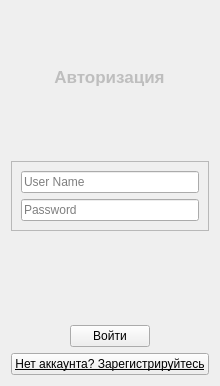
                  <widget class="QWidget" name="login_page">
                   <layout class="QVBoxLayout" name="verticalLayout_20">
                    <item alignment="Qt::AlignHCenter">
                     <widget class="QLabel" name="label_6">
                      <property name="sizePolicy">
                       <sizepolicy hsizetype="Minimum" vsizetype="Fixed">
                        <horstretch>0</horstretch>
                        <verstretch>0</verstretch>
                       </sizepolicy>
                      </property>
                      <property name="minimumSize">
                       <size>
                        <width>50</width>
                        <height>50</height>
                       </size>
                      </property>
                      <property name="maximumSize">
                       <size>
                        <width>50</width>
                        <height>50</height>
                       </size>
                      </property>
                      <property name="text">
                       <string/>
                      </property>
                      <property name="pixmap">
                       <pixmap>icons/feather/user-check.svg</pixmap>
                      </property>
                      <property name="scaledContents">
                       <bool>true</bool>
                      </property>
                      <property name="alignment">
                       <set>Qt::AlignCenter</set>
                      </property>
                     </widget>
                    </item>
                    <item alignment="Qt::AlignHCenter">
                     <widget class="QLabel" name="label_signup_2">
                      <property name="enabled">
                       <bool>false</bool>
                      </property>
                      <property name="sizePolicy">
                       <sizepolicy hsizetype="Minimum" vsizetype="Fixed">
                        <horstretch>0</horstretch>
                        <verstretch>0</verstretch>
                       </sizepolicy>
                      </property>
                      <property name="font">
                       <font>
                        <pointsize>13</pointsize>
                        <weight>75</weight>
                        <bold>true</bold>
                       </font>
                      </property>
                      <property name="text">
                       <string>Авторизация</string>
                      </property>
                      <property name="scaledContents">
                       <bool>false</bool>
                      </property>
                      <property name="alignment">
                       <set>Qt::AlignCenter</set>
                      </property>
                     </widget>
                    </item>
                    <item>
                     <spacer name="verticalSpacer_4">
                      <property name="orientation">
                       <enum>Qt::Vertical</enum>
                      </property>
                      <property name="sizeHint" stdset="0">
                       <size>
                        <width>20</width>
                        <height>68</height>
                       </size>
                      </property>
                     </spacer>
                    </item>
                    <item>
                     <widget class="QFrame" name="frame_12">
                      <property name="sizePolicy">
                       <sizepolicy hsizetype="Preferred" vsizetype="Maximum">
                        <horstretch>0</horstretch>
                        <verstretch>0</verstretch>
                       </sizepolicy>
                      </property>
                      <property name="frameShape">
                       <enum>QFrame::StyledPanel</enum>
                      </property>
                      <property name="frameShadow">
                       <enum>QFrame::Raised</enum>
                      </property>
                      <layout class="QVBoxLayout" name="verticalLayout_19">
                       <item>
                        <widget class="QLineEdit" name="lineEdit_login_Name">
                         <property name="text">
                          <string/>
                         </property>
                         <property name="placeholderText">
                          <string>User Name</string>
                         </property>
                        </widget>
                       </item>
                       <item>
                        <widget class="QLineEdit" name="lineEdit_pswrd_login">
                         <property name="text">
                          <string/>
                         </property>
                         <property name="echoMode">
                          <enum>QLineEdit::Normal</enum>
                         </property>
                         <property name="placeholderText">
                          <string>Password</string>
                         </property>
                        </widget>
                       </item>
                      </layout>
                     </widget>
                    </item>
                    <item>
                     <widget class="QLabel" name="label_error_autorization">
                      <property name="text">
                       <string/>
                      </property>
                      <property name="alignment">
                       <set>Qt::AlignCenter</set>
                      </property>
                     </widget>
                    </item>
                    <item>
                     <spacer name="verticalSpacer_5">
                      <property name="orientation">
                       <enum>Qt::Vertical</enum>
                      </property>
                      <property name="sizeHint" stdset="0">
                       <size>
                        <width>20</width>
                        <height>68</height>
                       </size>
                      </property>
                     </spacer>
                    </item>
                    <item alignment="Qt::AlignHCenter">
                     <widget class="QPushButton" name="btnLogin">
                      <property name="text">
                       <string>Войти</string>
                      </property>
                     </widget>
                    </item>
                    <item alignment="Qt::AlignHCenter">
                     <widget class="QPushButton" name="btnNoAcc">
                      <property name="font">
                       <font>
                        <underline>true</underline>
                       </font>
                      </property>
                      <property name="text">
                       <string>Нет аккаунта? Зарегистрируйтесь</string>
                      </property>
                     </widget>
                    </item>
                   </layout>
                  </widget>
